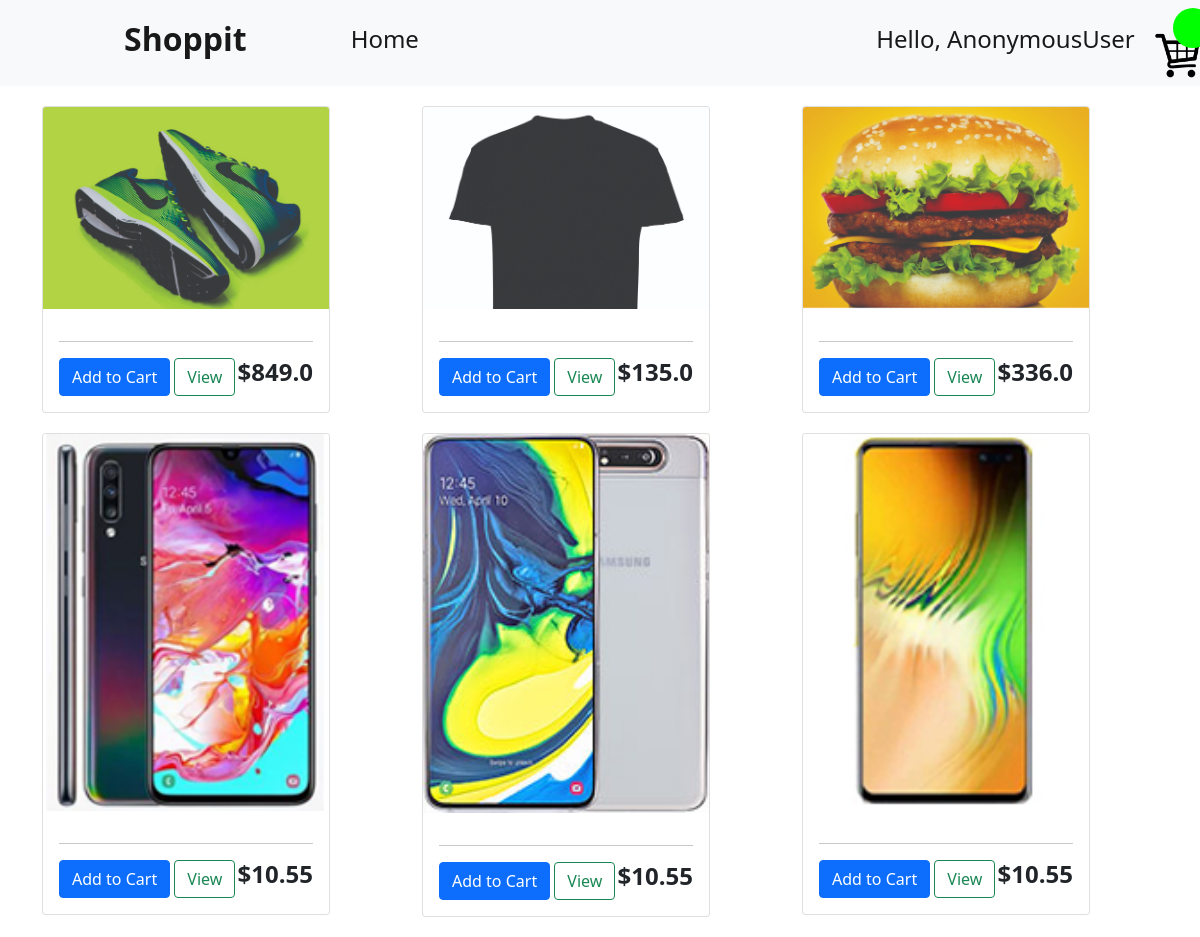
The page / on the database its author committed.
### store/models.py (models this page shows, shortened)
class Product(models.Model):
    name =  models.CharField(max_length=50)
    price = models.FloatField(default=10.55)
    image = models.ImageField()

### store/views.py (the view)
# urls.py: path('', include('store.urls')),
def store(request):
    cart={}
    if request.user.is_authenticated:
        customer = request.user.customer
        cart, created = Cart.objects.get_or_create(customer = customer, completed = False)
        cartitems = cart.cartitems_set.all()
    products = Product.objects.all()
    return render(request, 'store.html', {'products': products, 'cart':cart})

### store/templates/store.html
{% extends 'base.html' %}
{% block content %}
<div class = 'container'>
    <div class = 'row'>
      {% for product in products %}
        <div class = 'col-md-4 col-lg-4'>
          <div class="card" style="width: 18rem;">
              <img src="{{product.image.url}}" class="card-img-top" alt="...">
              <div class="card-body">
                <hr>
                <a  class="btn btn-primary addtocart" data-action = "add" data-product = "{{product.id}}">Add to Cart</a>
                <a class="btn btn-outline-success" href="#">View</a>
                <h4 style="display: inline-block; float: right"><strong>${{product.price}}</strong></h4>
              </div>
            </div>
        </div>
        {% endfor %}
    </div>
</div>
{% endblock content%}

### store/templates/base.html (shortened to what this page needs)
<!DOCTYPE html>
<html lang="en">
    {% load static %}
<head>
    <link href="https://cdn.jsdelivr.net/npm/bootstrap@5.0.0-beta3/dist/css/bootstrap.min.css" rel="stylesheet">
    <link rel="stylesheet" href="https://cdn.jsdelivr.net/npm/uikit@3.6.22/dist/css/uikit.min.css" />
    <link rel ='stylesheet' href = "{% static 'css/style.css' %}">
</head>
<body>
    <nav class="navbar navbar-expand-lg navbar-light bg-light">
        <div class="container-fluid">
          <a class="navbar-brand" href="#"><h2><strong>Shoppit</strong></h2></a>
          <div class="collapse navbar-collapse" id="navbarSupportedContent">
            <ul class="navbar-nav me-auto mb-2 mb-lg-0">
              <li class="nav-item">
                <a class="nav-link active" aria-current="page" href="{% url 'store' %}"><h4>Home</h4></a>
              </li>
              <li class="nav-item">
                <a class="nav-link active" aria-current="page" href=""><h4>Hello, {{user}}</h4></a>
              </li>
            </ul>
            <form class="d-flex">
              <a href = "{% url 'cart' %}">
                <div class ='cart_container'>
                <img src = "{% static 'image/cart1.png' %}">
                <div class = 'cart-item-count'><h4>{{cart.get_itemtotal}}</h4></div>
            </div>
          </a>
            </form>
          </div>
        </div>
      </nav>
      {% block content %}{% endblock %}
</body>
</html>

### store/static/css/style.css (style rules this page uses)
* { padding: 0px; margin: 0px; box-sizing: border-box; }
.navbar-nav { width: 800px !important; justify-content: space-between !important; }
.me-auto { margin-left: 5rem !important; }
.navbar-brand { margin-left: 7rem; }
.container-fluid { display: flex !important; justify-content: space-evenly; }
.container { margin: auto; margin-top: 20px; }
.col-md-, .col-lg-4 { margin-bottom: 20px; }
.cart_container { width: 70px; height: 70px; border-radius: 5px; display: flex; flex-direction: column; align-items: center; justify-content: end; position: relative; }
.cart_container img { width: 65%; height: 65%; }
.cart-item-count { width: 40px; height: 40px; border-radius: 50%; background-color: lime; position: absolute; top: 0px; right: 0px; display: flex; align-items: center; justify-content: center; color: black }

### rows shown on the page
Product: image (picture), price "849.0"
Product: image (picture), price "135.0"
Product: image (picture), price "336.0"
Product: image (picture), price "10.55"
Product: image (picture), price "10.55"
Product: image (picture), price "10.55"

### other values the page prints
{{ user }} "AnonymousUser"
